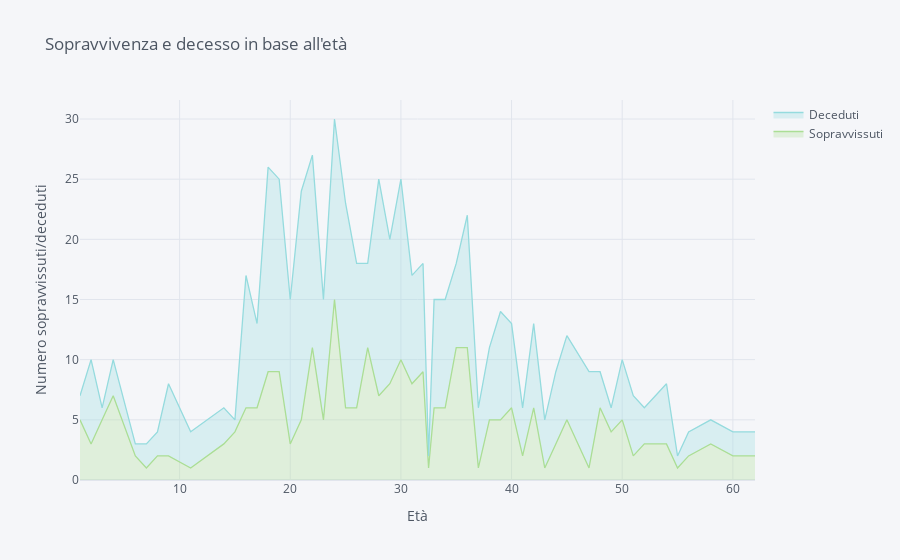

The notebook cell saved with this chart:
### Code cell
dfSopravvissutiEtà.iplot(kind = 'area', fill = True, x="Age", y = ["Sopravvissuti", "Deceduti"], title="Sopravvivenza e decesso in base all'età", xTitle='Età', yTitle='Numero sopravvissuti/deceduti', color=colors)

### Figure 1 — Plotly figure (JSON) as saved in the notebook; plotly's stock layout.template omitted (floating-point values rounded to 4 significant figures)
{"data": [{"fill": "tonexty", "fillcolor": "rgba(171, 222, 149, 0.3)", "line": {"color": "rgba(171, 222, 149, 1.0)", "dash": "solid", "shape": "linear", "width": 1.3}, "mode": "lines", "name": "Sopravvissuti", "text": "", "type": "scatter", "x": [1, 2, 3, 4, 6, 7, 8, 9, 11, 14, 15, 16, 17, 18, 19, 20, 21, 22, 23, 24, 25, 26, 27, 28, 29, 30, 31, 32, 32.5, 33, 34, 35, 36, 37, 38, 39, 40, 41, 42, 43, 44, 45, 47, 48, 49, 50, 51, 52, 54, 55, 56, 58, 60, 62], "y": [5, 3, 5, 7, 2, 1, 2, 2, 1, 3, 4, 6, 6, 9, 9, 3, 5, 11, 5, 15, 6, 6, 11, 7, 8, 10, 8, 9, 1, 6, 6, 11, 11, 1, 5, 5, 6, 2, 6, 1, 3, 5, 1, 6, 4, 5, 2, 3, 3, 1, 2, 3, 2, 2]}, {"fill": "tonexty", "fillcolor": "rgba(149, 219, 222, 0.3)", "line": {"color": "rgba(149, 219, 222, 1.0)", "dash": "solid", "shape": "linear", "width": 1.3}, "mode": "lines", "name": "Deceduti", "text": "", "type": "scatter", "x": [1, 2, 3, 4, 6, 7, 8, 9, 11, 14, 15, 16, 17, 18, 19, 20, 21, 22, 23, 24, 25, 26, 27, 28, 29, 30, 31, 32, 32.5, 33, 34, 35, 36, 37, 38, 39, 40, 41, 42, 43, 44, 45, 47, 48, 49, 50, 51, 52, 54, 55, 56, 58, 60, 62], "y": [7, 10, 6, 10, 3, 3, 4, 8, 4, 6, 5, 17, 13, 26, 25, 15, 24, 27, 15, 30, 23, 18, 18, 25, 20, 25, 17, 18, 2, 15, 15, 18, 22, 6, 11, 14, 13, 6, 13, 5, 9, 12, 9, 9, 6, 10, 7, 6, 8, 2, 4, 5, 4, 4]}], "layout": {"legend": {"bgcolor": "#F5F6F9", "font": {"color": "#4D5663"}}, "paper_bgcolor": "#F5F6F9", "plot_bgcolor": "#F5F6F9", "title": {"font": {"color": "#4D5663"}, "text": "Sopravvivenza e decesso in base all'età"}, "xaxis": {"gridcolor": "#E1E5ED", "showgrid": true, "tickfont": {"color": "#4D5663"}, "title": {"font": {"color": "#4D5663"}, "text": "Età"}, "zerolinecolor": "#E1E5ED"}, "yaxis": {"gridcolor": "#E1E5ED", "showgrid": true, "tickfont": {"color": "#4D5663"}, "title": {"font": {"color": "#4D5663"}, "text": "Numero sopravvissuti/deceduti"}, "zerolinecolor": "#E1E5ED"}}}
